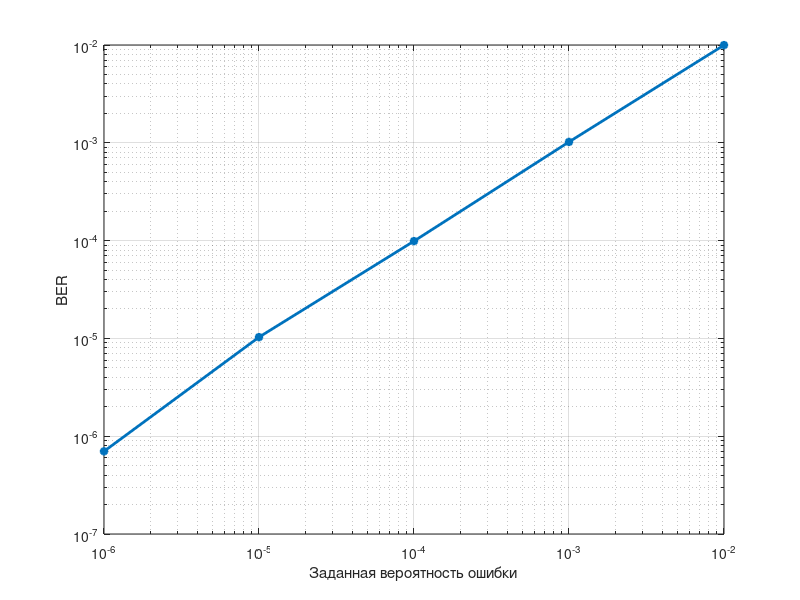

Write the MATLAB code that produced this figure. (Note: this script raises an error after producing the figure.)
%% Модель дискретно-симметричного канала.
clear;
clc;
close all;
B_L = 1e7;
B_s = [1e-2, 1e-3, 1e-4, 1e-5, 1e-6];
for i = 1:length(B_s)
    bitTX = randi([0,1], B_L, 1);% Source
    %% BSC
    CE = rand(B_L, 1);
    bRX = bitTX;
    bRX(CE<=B_s(i)) = 1 - bitTX(CE<=B_s(i));
    NumErr = biterr(bRX, bitTX); % Error Counter
    B_B(i) = NumErr/B_L;
    fprintf('BER with BSC %d\n', B_B(i));
end
loglog(B_s, B_B, '-*', 'LineWidth', 2);
xlabel('Заданная вероятность ошибки');
ylabel('BER');
grid on;
%% Модель с модуляцией и непрерывным каналом.
clear;
clc;
close all;
 
Burst_Length = 1e7;
EbN0 = 0:10;
 
ModulationOrder = 2;
pskModulator = comm.PSKModulator( ...
'ModulationOrder', ModulationOrder, ...
'BitInput', true ...
);
Bits = de2bi(0:ModulationOrder-1, ...
log2(ModulationOrder), 'left-msb').' 
C = pskModulator.step(Bits(:))
 
DepskModulator = comm.PSKDemodulator( ...
'ModulationOrder', ModulationOrder, ...
'BitOutput', true, ...
'DecisionMethod', 'Hard decision' ...
);
Sp = mean((abs(C)).^2);
Spn = Sp / log2(ModulationOrder);
 
 
for i = 1:length(EbN0)
M = length(C);
TXbit = randi([0 M-1],Burst_Length,1);
TXsym = pskModulator.step(TXbit);
rxSig = awgn(TXsym,EbN0(i),Spn); %передача сигнала через AWGN
RXbit = DepskModulator.step(rxSig);
NumErr(i) = size(find([TXbit - RXbit]),1); %error counter
end
simBer = NumErr/Burst_Length;
 
theoryBer = 0.5*erfc(sqrt(10.^(EbN0/10))); 
 
close all
figure
semilogy(EbN0,theoryBer,'b.-');
hold on
semilogy(EbN0,simBer,'mx-');
grid on
legend('theory', 'simulation');
xlabel('Eb/No, dB');
ylabel('BER');
%% Модель с кодированием.
clear;
clc;
close all;
Burst_Length = 1e8;
BER_set = logspace(-4, -0.5, 10);
for i = 1:length(BER_set)

bitTX = randi([0,1], Burst_Length, 1);

n = 7;
k = 4;
encBits = encode(bitTX,n,k,'hamming/binary'); % Encoder

%% BSC
CreateError = rand(Burst_Length, 1);
bitRX = encBits;
bitRX(CreateError<=BER_set(i)) = 1-bitTX(CreateError<=BER_set(i));

decodedBits = decode(bitRX,n,k,'hamming/binary'); % Decoder

NumErr = biterr(decodedBits, bitTX);
BER_BSC(i) = NumErr/Burst_Length;
end

figure;
plot(BER_set, BER_BSC, 'LineWidth', 2, 'MarkerSize', 10, 'Marker', '.'); hold on
grid on;
ax = gca;
set(ax, 'XScale', 'log', 'YScale', 'log');
xlabel('BER канала');
ylabel('BER декодера');
ax = gca;
%% Энергетическая эффективность кодирования в непрерывном канале.
clear;
clc;    
close all;
Burst_Length = 16e6;
EbN0 = 0:10;
n = 7;
k = 4;
R = k/n; %Rate
ModulationOrder = 2;
pskModulator = comm.PSKModulator( ...
'ModulationOrder', ModulationOrder, ...
'BitInput', true ...
);
Bits = de2bi(0:ModulationOrder-1, ...
log2(ModulationOrder), 'left-msb').' 
C = pskModulator.step(Bits(:))
DepskModulator = comm.PSKDemodulator( ...
'ModulationOrder', ModulationOrder, ...
'BitOutput', true, ...
'DecisionMethod', 'Hard decision' ...
);
Sp = mean((abs(C)).^2);
Spn = Sp / log2(ModulationOrder);
Spb = Spn/R;
for i = 1:length(EbN0)
M = length(C);
TXbit = randi([0 M-1],Burst_Length,1);
encBits = encode(TXbit,n,k,'hamming/binary');
TXsym = pskModulator.step(encBits);
rxSig = awgn(TXsym,EbN0(i),Spb);
RXbit = DepskModulator.step(rxSig);
decodedBits = decode(RXbit,n,k,'hamming/binary');
NumErr(i) = size(find([TXbit - decodedBits]),1);
end
simBer = NumErr/Burst_Length;
theoryBer = 0.5*erfc(sqrt(10.^(EbN0/10))); 
close all
figure
semilogy(EbN0,theoryBer,'b.-');
hold on
semilogy(EbN0,simBer,'mx-');
grid on
legend('theory', 'simulation');
xlabel('Eb/No, dB');
ylabel('BER');
%% Порождающая и проверочная матрицы линейных блоковых кодов
clear;
clc;
close all;
M = 3;
 
[H, G] = hammgen(M); 
disp(H)
disp(G)
fprintf('Число кодовых символов N: %d\n', size(G, 2));
fprintf('Число кодируемых информационных символов K: %d\n');
size(G, 1)
disp(mod(G*(H.'), 2))% 
W = de2bi(0:2^size(G,1)-1);
T = mod(W*G,2)
%% Циклический код
clear;
clc;
close all;
 
nk = [7 4; 16 11; 23 12; 35 20];
pol = cell(size(nk, 1));
for i = 1:size(nk, 1)
pol{i} = cyclpoly(nk(i, 1), nk(i, 2));
fprintf('(%d, %d): ', nk(i, 1), nk(i, 2));
disp(pol{i});
end
 
n = 23; k = 12;
pol = cyclpoly(n, k);
wt = gfweight(pol, n) 
%% Коды БЧХ.
clc;
clear all;
 
q = 5;
N = 2 ^ q - 1;
 
T = bchnumerr(N);
 
result = zeros(length(T), N);
for i = 1 : length(T)
[genpoly,t] = bchgenpoly(N, T(i, 2));
disp(genpoly.x);
end
%% Недвоичные линейные коды
x1 = 5; 
x2 = 7; 
q = 3; 
g1 = gf(x1,q); 
g2 = gf(x2,q); 
sum = g1 + g2; 
fprintf('sum = %d\n', sum.x); 
prod = g1 * g2; 
fprintf('prod = %d\n', prod.x); 
%%  Циклические (недвоичные) коды Рида-Соломона rsenc
m = 3;  
n = 2^m - 1; 
k = 3; % Message length 
msg = gf([2 7 3; 4 0 6],m) 
code = rsenc(msg,n,k) 
%% Циклические (недвоичные) коды Рида-Соломона rsdec
m = 3; % Number of bits per symbol 
n = 2^m-1; % Codeword length 
k = 3; % Message length 
msg = gf([2 7 3; 4 0 6; 5 1 1],m); 
code = rsenc(msg,n,k); 
errors = gf([2 0 0 0 0 0 0; 3 4 0 0 0 0 0; 5 6 7 0 0 0 0],m); 
noisycode = code + errors; 
[rxcode,cnumerr] = rsdec(noisycode,n,k); 